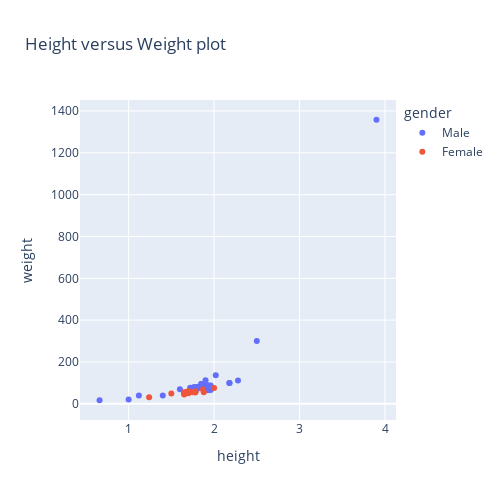

The cell this chart's notebook holds for it:
### Markdown cell above
## Regular plots w/ interactivity

### Code cell
# an interactive scatterplot in a few lines
fig = px.scatter(characters, 
  x="height", 
  y="weight",
  color="gender",
  hover_data=["name", "eye_color"],
  title="Height versus Weight plot"
)
fig.update_layout( width=500, height=500)
fig.show()

### Figure 1 — Plotly figure (JSON) as saved in the notebook; plotly's stock layout.template omitted (floating-point values rounded to 4 significant figures; data arrays with more than 128 entries replaced by an {"elided": "..."} marker saying what was removed)
{"data": [{"customdata": {"elided": "68x2 str values"}, "hovertemplate": "gender=Male<br>height=%{x}<br>weight=%{y}<br>name=%{customdata[0]}<br>eye_color=%{customdata[1]}<extra></extra>", "legendgroup": "Male", "marker": {"color": "#636efa", "symbol": "circle"}, "mode": "markers", "name": "Male", "orientation": "v", "showlegend": true, "type": "scatter", "x": [1.72, 2.02, 0.66, 1.8, 2.28, 1.82, 1.73, 1.88, 1.93, 1.88, 1.96, 1.93, 1.78, 1.76, 1.89, 1.77, 1.83, 1.83, 1.85, 2.18, 1.8, 1.8, 1.91, 1.79, 1.93, 1.9, 1.75, 1.83, 1.73, 3.9, 1.91, 1.96, 1.75, 1.6, 1.88, 1.78, 1.12, 1.79, 1, 1.85, 1.83, 2.18, 1.75, 2.5, 1.75, 1.88, 1.95, 1.84, 1.85, 1.8, 1.75, 1.85, 1.83, 1.78, 1.91, 1.75, 1.95, 1.84, 1.85, 1.8, 1.75, 1.85, 1.83, 1.78, 1.8, 1.85, 1.85, 1.4], "xaxis": "x", "y": [77, 136, 17, 80, 112, 81, 75, 84, 89, 84, 66, 80, 73, 79, 89, 79, 78, 79, 75, 100, 72, 75, 86, 79, 65, 113, 70, 80, 70, 1358, 86, 87, 75, 70, 80, 75, 40, 80, 20, 75, 80, 100, 70, 300, 70, 85, 85, 75, 80, 75, 70, 95, 75, 75, 86, 70, 85, 75, 80, 75, 70, 95, 75, 75, 72, 80, 80, 40], "yaxis": "y"}, {"customdata": [["Leia Organa", "Brown"], ["Padmé Amidala", "Brown"], ["Rey", "Hazel"], ["Rose Tico", "Brown"], ["Maz Kanata", "Brown"], ["Aayla Secura", "Hazel"], ["Barriss Offee", "Blue"], ["Captain Phasma", "Blue"], ["Hera Syndulla", "Blue"], ["Mon Mothma", "Blue"], ["Shaak Ti", "Black"], ["Shmi Skywalker", "Brown"], ["Zam Wesell", "Yellow"], ["Ahsoka Tano", "Blue"], ["Asajj Ventress", "Blue"], ["Mother Talzin", "Green"], ["Sabine Wren", "Brown"], ["Jyn Erso", "Green"], ["Hera Syndulla", "Blue"], ["Sabine Wren", "Brown"], ["Jyn Erso", "Green"], ["Qi'ra", "Brown"], ["Enfys Nest", "Brown"], ["Val", "Brown"]], "hovertemplate": "gender=Female<br>height=%{x}<br>weight=%{y}<br>name=%{customdata[0]}<br>eye_color=%{customdata[1]}<extra></extra>", "legendgroup": "Female", "marker": {"color": "#EF553B", "symbol": "circle"}, "mode": "markers", "name": "Female", "orientation": "v", "showlegend": true, "type": "scatter", "x": [1.5, 1.65, 1.7, 1.68, 1.24, 1.78, 1.66, 2, 1.78, 1.7, 1.87, 1.65, 1.78, 1.88, 1.7, 1.7, 1.65, 1.7, 1.78, 1.65, 1.7, 1.7, 1.68, 1.75], "xaxis": "x", "y": [49, 45, 54, 57, 31, 55, 50, 75, 55, 55, 68, 55, 60, 55, 55, 55, 50, 60, 55, 50, 60, 50, 55, 55], "yaxis": "y"}], "layout": {"height": 500, "legend": {"title": {"text": "gender"}, "tracegroupgap": 0}, "title": {"text": "Height versus Weight plot"}, "width": 500, "xaxis": {"anchor": "y", "domain": [0, 1], "title": {"text": "height"}}, "yaxis": {"anchor": "x", "domain": [0, 1], "title": {"text": "weight"}}}}
